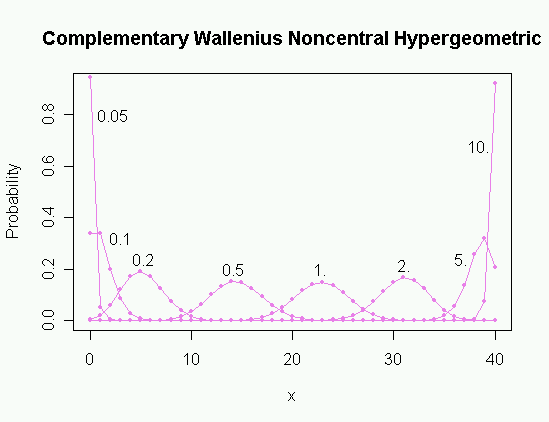

Write R code to recreate this figure.
# plot complementary wallenius distribution

require(BiasedUrn)
require(stats)

dCWNCHypergeo <- function(x,m1,m2,n,odds) {
  N = m1 + m2
  dWNCHypergeo(m1-x, m1,m2, N-n, 1/odds)
}


plot5 <- function(m1, m2, n) {
  N = m1 + m2
  n2 = N - n
  xmin <- m1 - maxHypergeo(m1, m2, n)
  xmax <- m1 - minHypergeo(m1, m2, n)
  cl = "violet"
  x <- xmin : xmax
  cwnc  <- dCWNCHypergeo(x, m1, m2, n2, 10.)
  plot   (x, cwnc, type="o", col=cl, pch=20,
     main = "Complementary Wallenius Noncentral Hypergeometric",
     xlab = "x", ylab = "Probability")
  cwnc  <- dCWNCHypergeo(x, m1, m2, n2, 0.2)
  points (x, cwnc, type="o", col=cl, pch=20)
  cwnc  <- dCWNCHypergeo(x, m1, m2, n2, 0.5)
  points (x, cwnc, type="o", col=cl, pch=20)
  cwnc  <- dCWNCHypergeo(x, m1, m2, n2, 1.0)
  points (x, cwnc, type="o", col=cl, pch=20)
  cwnc  <- dCWNCHypergeo(x, m1, m2, n2, 2.)
  points (x, cwnc, type="o", col=cl, pch=20)
  cwnc  <- dCWNCHypergeo(x, m1, m2, n2, 5.)
  points (x, cwnc, type="o", col=cl, pch=20)
  cwnc  <- dCWNCHypergeo(x, m1, m2, n2, 0.1)
  points (x, cwnc, type="o", col=cl, pch=20)
  cwnc  <- dCWNCHypergeo(x, m1, m2, n2, 0.05)
  points (x, cwnc, type="o", col=cl, pch=20)

  text(2.35, .8, "0.05", cex=1)
  text(3.0, .32, "0.1", cex=1)
  text(5.3, .24, "0.2", cex=1)
  text(14.2, .20, "0.5", cex=1)
  text(22.8, .20, "1.", cex=1)
  text(31.08, .216, "2.", cex=1)
  text(36.7, .24, "5.", cex=1)
  text(38.4, .68, "10.", cex=1)
}

plot5 (80, 60, 100)
